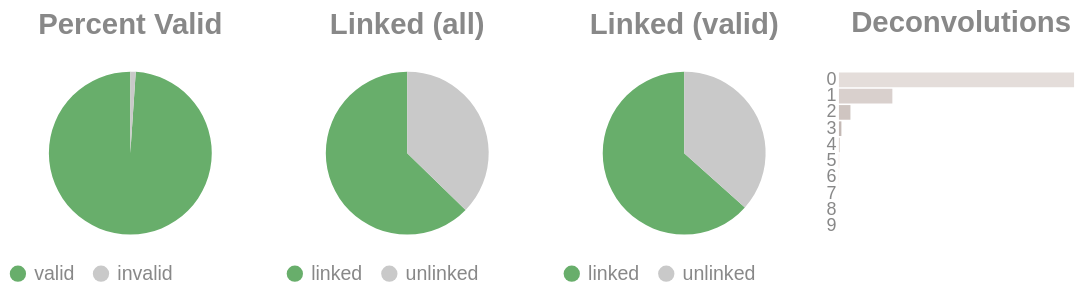

Notebook cell for this chart:
### Code cell
if SKIPLR:
    pass
else:
    clash = Counter()
    for i in valids['molecule'].to_list():
        _mol = i.split("-")
        if len(_mol) == 1:
            clash.update('0')
        else:
            clash.update(_mol[-1])

    _d = {"deconvolutions": [], 'count': []}
    for k,v in clash.items():
        _d['deconvolutions'].append(k)
        _d['count'].append(v)

    tot_valid = valids['reads'].sum()
    mask = valids['reads'] >= 2
    n_linked_reads = valids.filter(mask)['reads'].sum()
    if n_linked_reads == 0:
        print_html("No linked molecules (>=2 reads) were detected; skipping linked-only distributions.")
        SKIPLR = True
    else:
        perc_valid = round(tot_valid / n_reads, 4)
        linked_perc_abs = round(n_linked_reads / n_reads, 4)
        linked_perc = round(n_linked_reads / tot_valid, 4)

    _valid = pl.DataFrame({"valids": ['valid', 'invalid'], "count": [tot_valid, n_reads - tot_valid]})
    _linked_abs = pl.DataFrame({"linked (absolute)": ['linked', 'unlinked'], "count": [n_linked_reads, n_reads - n_linked_reads]})
    _linked_rel = pl.DataFrame({"linked (valids)": ['linked', 'unlinked'], "count": [n_linked_reads, tot_valid - n_linked_reads]})

    (
        alt.hconcat(
            piechart(_valid, goodval = 'valid', title = "Percent Valid"),
            piechart(_linked_abs, goodval = "linked", title =  "Linked (all)"),
            piechart(_linked_rel, goodval = "linked", title =  "Linked (valid)"),
            convolutionbar(pl.DataFrame(_d), title = "Deconvolutions"),
            center = True,
            bounds = 'flush'
        )
        .resolve_scale(color='independent')
        .resolve_legend('independent')
        .properties(usermeta={'embedOptions': {"actions": False}})
    ).display()

### Figure 1 — Vega-Lite specification as saved in the notebook (floating-point values rounded to 4 significant figures)
{"width": "container", "height": 400, "config": {"title": {"anchor": "start", "dy": -15, "fontSize": 18, "color": "#888888", "subtitleColor": "#888888", "subtitleFontSize": 14}, "arc": {"fill": "#0072B2"}, "axis": {"domainColor": "#888888", "domainWidth": 0.5, "gridWidth": 0.2, "grid": false, "titleFontWeight": 400, "titleFontSize": 15, "labelFontSize": 11, "labelColor": "#888888", "tickColor": "#888888", "tickWidth": 0.2, "titleColor": "#888888"}, "axisBand": {"grid": false}, "axisX": {"grid": true, "tickSize": 10, "domainCap": "round"}, "axisY": {"domain": false, "grid": true, "tickSize": 0, "domainCap": "round"}, "background": "transparent", "header": {"labelFontSize": 15, "labelColor": "#888888", "titleFontSize": 15, "titleFontWeight": 600, "titleColor": "#888888"}, "legend": {"labelFont": "sans-serif", "labelFontSize": 12, "labelColor": "#888888", "symbolSize": 100, "symbolType": "circle", "titleFontSize": 12, "titlePadding": 10, "titleColor": "#888888", "title": null}, "range": {"category": ["#E69F00", "#56B4E9", "#009E73", "#F0E442", "#0072B2", "#D55E00", "#CC79A7", "#000000"], "diverging": ["#cfe8f3", "#a2d4ec", "#73bfe2", "#46abdb", "#1696d2", "#12719e"]}, "area": {"fill": "#0072B2", "fillOpacity": 0.7, "line": true, "strokeOpacity": 0.7}, "line": {"color": "#0072B2", "stroke": "#0072B2", "strokeWidth": 2}, "trail": {"color": "#0072B2", "stroke": "#0072B2", "strokeWidth": 0, "size": 1}, "point": {"filled": true, "fillOpacity": 1.0, "size": 95}, "text": {"color": "#888888", "fontSize": 11, "align": "right", "fontWeight": 400, "size": 11}, "bar": {"fill": "#0072B2", "stroke": null}, "view": {"stroke": null, "continuousWidth": 660, "continuousHeight": 400}}, "hconcat": [{"data": {"name": "data-079008b577af35eb6b126e7dd86704a4"}, "mark": {"type": "arc"}, "encoding": {"color": {"field": "valids", "legend": {"orient": "bottom", "title": null}, "scale": {"domain": ["valid", "invalid"], "range": ["#68ae6b", "#C9C9C9"]}, "title": "Valids", "type": "nominal"}, "theta": {"field": "count", "type": "quantitative"}, "tooltip": [{"field": "valids", "title": "Valids", "type": "ordinal"}, {"field": "percent", "format": ".2%", "title": "Percent", "type": "quantitative"}, {"field": "count", "title": "Count", "type": "quantitative"}]}, "height": 100, "title": {"text": "Percent Valid", "align": "center", "anchor": "middle"}, "transform": [{"calculate": "datum.count / 17502946", "as": "percent"}], "width": 150}, {"data": {"name": "data-86ccbbb1bfabcceba9e0e234ff5b7748"}, "mark": {"type": "arc"}, "encoding": {"color": {"field": "linked (absolute)", "legend": {"orient": "bottom", "title": null}, "scale": {"domain": ["linked", "unlinked"], "range": ["#68ae6b", "#C9C9C9"]}, "title": "Linked (Absolute)", "type": "nominal"}, "theta": {"field": "count", "type": "quantitative"}, "tooltip": [{"field": "linked (absolute)", "title": "Linked (Absolute)", "type": "ordinal"}, {"field": "percent", "format": ".2%", "title": "Percent", "type": "quantitative"}, {"field": "count", "title": "Count", "type": "quantitative"}]}, "height": 100, "title": {"text": "Linked (all)", "align": "center", "anchor": "middle"}, "transform": [{"calculate": "datum.count / 17502946", "as": "percent"}], "width": 150}, {"data": {"name": "data-05702b9a5716b64ee508b4ed1282dec0"}, "mark": {"type": "arc"}, "encoding": {"color": {"field": "linked (valids)", "legend": {"orient": "bottom", "title": null}, "scale": {"domain": ["linked", "unlinked"], "range": ["#68ae6b", "#C9C9C9"]}, "title": "Linked (Valids)", "type": "nominal"}, "theta": {"field": "count", "type": "quantitative"}, "tooltip": [{"field": "linked (valids)", "title": "Linked (Valids)", "type": "ordinal"}, {"field": "percent", "format": ".2%", "title": "Percent", "type": "quantitative"}, {"field": "count", "title": "Count", "type": "quantitative"}]}, "height": 100, "title": {"text": "Linked (valid)", "align": "center", "anchor": "middle"}, "transform": [{"calculate": "datum.count / 17316754", "as": "percent"}], "width": 150}, {"data": {"name": "data-54a52786d64be0ac34e6f1dda0c629c3"}, "mark": {"type": "bar"}, "encoding": {"color": {"field": "deconvolutions", "legend": null, "scale": {"scheme": "lightgreyred"}, "type": "nominal"}, "tooltip": [{"field": "deconvolutions", "title": "Deconvolutions", "type": "ordinal"}, {"field": "percent", "format": ".2%", "title": "Percent", "type": "quantitative"}, {"field": "count", "title": "Count", "type": "quantitative"}], "x": {"axis": null, "field": "count", "type": "quantitative"}, "y": {"field": "deconvolutions", "sort": "ascending", "title": null, "type": "nominal"}}, "height": 100, "title": {"text": "Deconvolutions", "align": "center", "anchor": "middle"}, "transform": [{"calculate": "datum.count / 9927583", "as": "percent"}], "width": 150}], "bounds": "flush", "center": true, "resolve": {"legend": {"angle": "independent"}, "scale": {"color": "independent"}}, "usermeta": {"embedOptions": {"actions": false}}, "$schema": "https://vega.github.io/schema/vega-lite/v6.4.1.json", "datasets": {"data-079008b577af35eb6b126e7dd86704a4": [{"valids": "valid", "count": 17316754}, {"valids": "invalid", "count": 186192}], "data-86ccbbb1bfabcceba9e0e234ff5b7748": [{"linked (absolute)": "linked", "count": 10976682}, {"linked (absolute)": "unlinked", "count": 6526264}], "data-05702b9a5716b64ee508b4ed1282dec0": [{"linked (valids)": "linked", "count": 10976682}, {"linked (valids)": "unlinked", "count": 6340072}], "data-54a52786d64be0ac34e6f1dda0c629c3": [{"deconvolutions": "0", "count": 7698509}, {"deconvolutions": "1", "count": 1749409}, {"deconvolutions": "2", "count": 376541}, {"deconvolutions": "3", "count": 80225}, {"deconvolutions": "4", "count": 17550}, {"deconvolutions": "5", "count": 3975}, {"deconvolutions": "6", "count": 1006}, {"deconvolutions": "7", "count": 266}, {"deconvolutions": "8", "count": 80}, {"deconvolutions": "9", "count": 22}]}}
